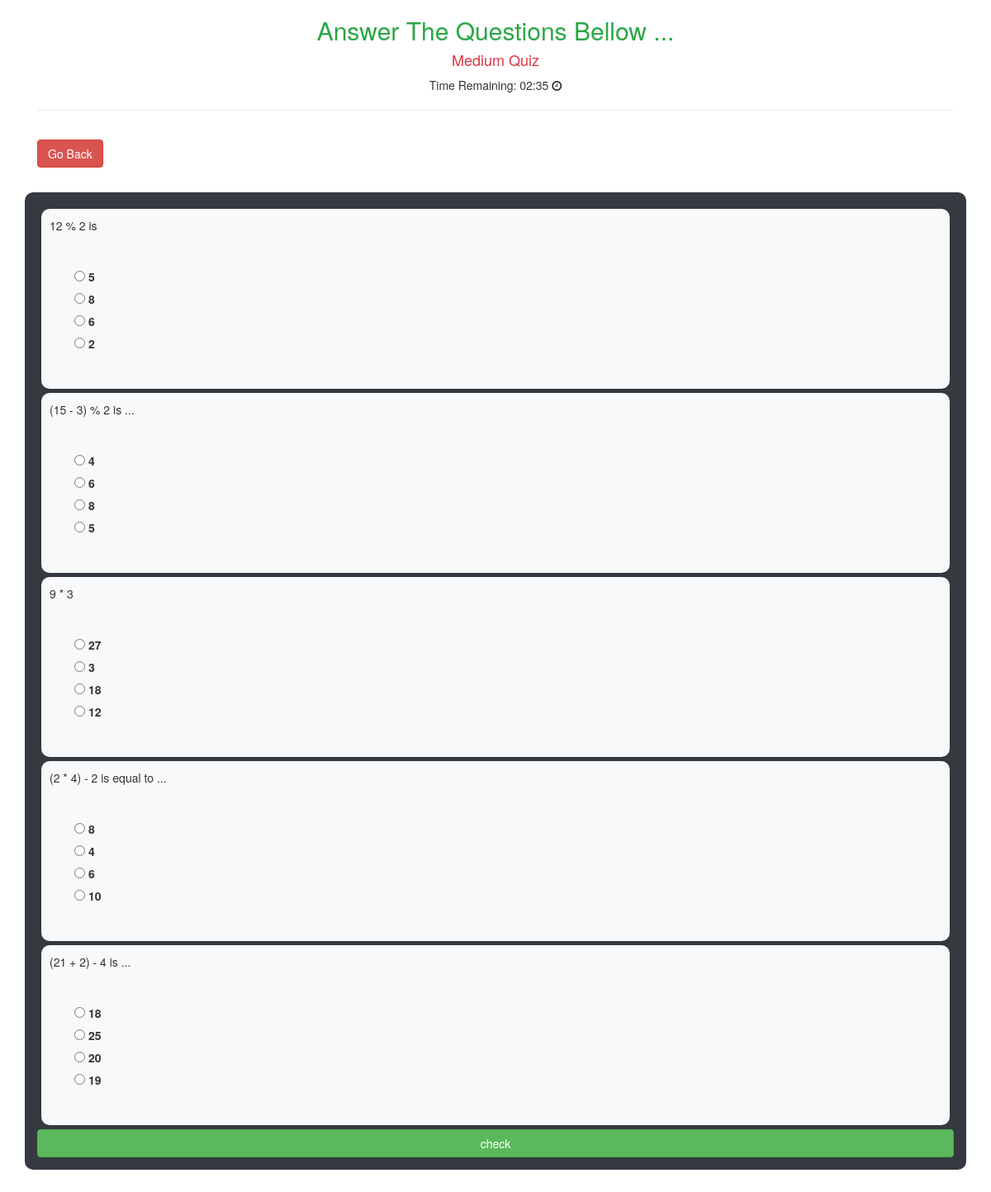
/2, run on the app's committed database.
### quiz/models.py (models this page shows, shortened)
class Quiz( models.Model ):
    name = models.CharField( max_length=100 )
    difficulty = models.CharField( choices=choices, max_length=100 )
    min_score = models.IntegerField(default=0, help_text='min score you need to pass the quiz.')
    required_time = models.IntegerField()

class Question( models.Model ):
    question_text = models.CharField( max_length=250 )
    quiz = models.ForeignKey( Quiz, on_delete=models.CASCADE )

class Answer( models.Model ):
    question = models.ForeignKey( Question, on_delete=models.CASCADE )
    is_correct = models.BooleanField( default=False )
    answer_text = models.CharField( max_length=200 )

### quiz/views.py (the view)
# urls.py: path( '<int:quiz_id>', quizView, name='quiz' ),
def quizView(request, *args, **kwargs):
    quiz_id = kwargs['quiz_id']
    quiz = Quiz.objects.filter( id=quiz_id ).first()
    questions = quiz.question_set.all()
    context = {'quiz': quiz, 'questions': questions}
    return render( request, 'quiz/quiz-page.html', context )

### quiz/templates/quiz/quiz-page.html (shortened to what this page needs)
{% extends 'shared/_MainLayout.html' %}
{% block content %}
    <div class="container">
        <h2 class="text-center text-success">Answer The Questions Bellow ...</h2>
        <h4 class="text-center text-danger">{{ quiz.difficulty|title }} Quiz</h4>
        <p class="text-center">Time Remaining: 02:35 <i class="fa fa-clock-o"></i></p>
        <hr>
    </div>
    <div class="container mt-4 mb-5">
        <a href="{% url 'quiz:home-view' %}" class="btn btn-danger">Go Back</a>
    </div>
    <div class="container bg-dark p-4 mb-5" id="questions-div">
        <form method="post">
            {% for question in questions %}
                <div class="p-3 m-2 bg-light question">
                    <div>
                        <p>{{ question.question_text }}</p>
                    </div>
                    <div class="p-5">
                        {% for ans in question.answer_set.all %}
                            <div class="d-block">
                                <input type="radio" class="mt-2" name="{{ ans.question.question_text }}"
                                       value="{{ ans.answer_text }}">
                                <label for="{{ ans.question.question_text }}">{{ ans.answer_text }}</label>
                            </div>
                        {% endfor %}
                    </div>
                </div>
            {% endfor %}
            <a href="{% url 'quiz:quiz-check' 'ok' %}" class="btn btn-block btn-success">check</a>
        </form>
    </div>
{% endblock %}

### static/css/style.css (style rules this page uses)
a { text-decoration: none; }
#questions-div { border-radius: 10px; }
.question { border-radius: 10px; }

### data on the page
Quiz: difficulty "Medium"
Question: question_text "12 % 2 is"
Answer: answer_text "5"
Answer: answer_text "8"
Answer: answer_text "6"
Answer: answer_text "2"
Question: question_text "(15 - 3) % 2 is ..."
Answer: answer_text "4"
Answer: answer_text "6"
Answer: answer_text "8"
Answer: answer_text "5"
Question: question_text "9 * 3"
Answer: answer_text "27"
Answer: answer_text "3"
Answer: answer_text "18"
Answer: answer_text "12"
Question: question_text "(2 * 4) - 2 is equal to ..."
Answer: answer_text "8"
Answer: answer_text "4"
Answer: answer_text "6"
Answer: answer_text "10"
Question: question_text "(21 + 2) - 4 is ..."
Answer: answer_text "18"
Answer: answer_text "25"
Answer: answer_text "20"
Answer: answer_text "19"
